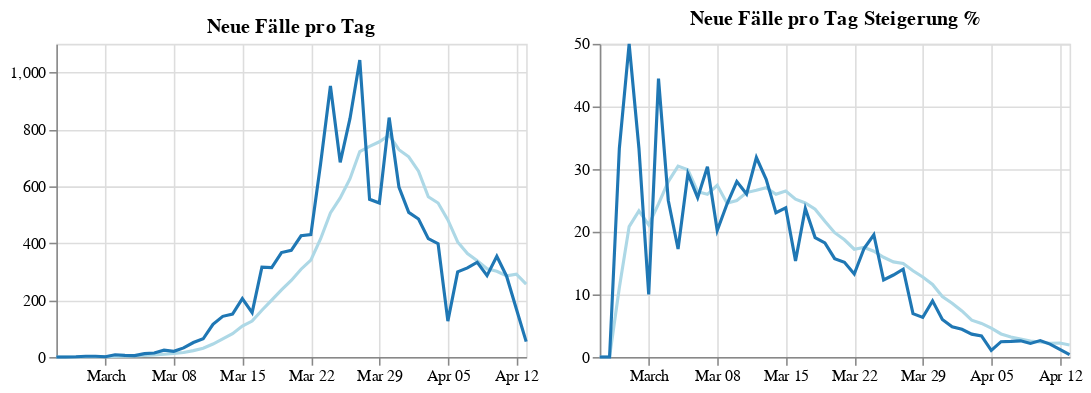

Write notebook code for a chart like this one.
### Code cell
day = alt.Chart(df, width=300, height=200
).mark_line(
    color='#1f77b4',
    size=2
).transform_timeunit(
    date='yearmonthdate(dataTime)'
).transform_aggregate(
    max_total_confirmed='max(total_confirmed)',
    groupby=['date']
).transform_window(
    rolling_max='max(max_total_confirmed)',
    rolling_min='min(max_total_confirmed)',
    frame=[-1, 0]
).transform_calculate(
    diff='datum.rolling_max - datum.rolling_min'
).encode(
    alt.X('date:T', title=''),
    alt.Y('diff:Q', title=''),
    tooltip=['date:T', 'diff:Q']
)

ma = alt.Chart(df, width=300, height=200
).mark_line(
    color='lightblue',
    size=2
).transform_timeunit(
    date='yearmonthdate(dataTime)'
).transform_aggregate(
    max_total_confirmed='max(total_confirmed)',
    groupby=['date']
).transform_window(
    rolling_max='max(max_total_confirmed)',
    rolling_min='min(max_total_confirmed)',
    frame=[-1, 0]
).transform_calculate(
    diff='datum.rolling_max - datum.rolling_min'
).transform_window(
    rolling_mean='mean(diff)',
    frame=[-6, 0]
).encode(
    alt.X('date:T', title=''),
    alt.Y('rolling_mean:Q', title=''),
    tooltip=['date:T', 'rolling_mean:Q']
)

new_cases_by_day = (ma + day).properties(title='Neue Fälle pro Tag')

day_percent = alt.Chart(df, width=300, height=200
).mark_line(
    color='#1f77b4',
    size=2
).transform_timeunit(
    date='yearmonthdate(dataTime)'
).transform_aggregate(
    max_total_confirmed='max(total_confirmed)',
    groupby=['date']
).transform_window(
    rolling_max='max(max_total_confirmed)',
    rolling_min='min(max_total_confirmed)',
    frame=[-1, 0]
).transform_calculate(
    diff='(datum.rolling_max - datum.rolling_min) / datum.rolling_max * 100'
).encode(
    alt.X('date:T', title=''),
    alt.Y('diff:Q', title=''),
    tooltip=['date:T', 'diff:Q']
)

ma_percent = alt.Chart(df, width=300, height=200
).mark_line(
    color='lightblue',
    size=2
).transform_timeunit(
    date='yearmonthdate(dataTime)'
).transform_aggregate(
    max_total_confirmed='max(total_confirmed)',
    groupby=['date']
).transform_window(
    rolling_max='max(max_total_confirmed)',
    rolling_min='min(max_total_confirmed)',
    frame=[-1, 0]
).transform_calculate(
    diff='(datum.rolling_max - datum.rolling_min) / datum.rolling_max * 100'
).transform_window(
    rolling_mean='mean(diff)',
    frame=[-6, 0]
).encode(
    alt.X('date:T', title=''),
    alt.Y('rolling_mean:Q', title=''),
    tooltip=['date:T', 'rolling_mean:Q']
)

new_cases_percent_by_day = (ma_percent + day_percent).properties(title='Neue Fälle pro Tag Steigerung %')

chart_2 = new_cases_by_day | new_cases_percent_by_day
chart_2

### Figure 1 — Vega-Lite specification as saved in the notebook (floating-point values rounded to 4 significant figures)
{"config": {"view": {"continuousWidth": 400, "continuousHeight": 300}}, "hconcat": [{"layer": [{"mark": {"type": "line", "color": "lightblue", "size": 2}, "encoding": {"tooltip": [{"type": "temporal", "field": "date"}, {"type": "quantitative", "field": "rolling_mean"}], "x": {"type": "temporal", "field": "date", "title": ""}, "y": {"type": "quantitative", "field": "rolling_mean", "title": ""}}, "height": 200, "transform": [{"field": "dataTime", "timeUnit": "yearmonthdate", "as": "date"}, {"aggregate": [{"op": "max", "field": "total_confirmed", "as": "max_total_confirmed"}], "groupby": ["date"]}, {"window": [{"op": "max", "field": "max_total_confirmed", "as": "rolling_max"}, {"op": "min", "field": "max_total_confirmed", "as": "rolling_min"}], "frame": [-1, 0]}, {"calculate": "datum.rolling_max - datum.rolling_min", "as": "diff"}, {"window": [{"op": "mean", "field": "diff", "as": "rolling_mean"}], "frame": [-6, 0]}], "width": 300}, {"mark": {"type": "line", "color": "#1f77b4", "size": 2}, "encoding": {"tooltip": [{"type": "temporal", "field": "date"}, {"type": "quantitative", "field": "diff"}], "x": {"type": "temporal", "field": "date", "title": ""}, "y": {"type": "quantitative", "field": "diff", "title": ""}}, "height": 200, "transform": [{"field": "dataTime", "timeUnit": "yearmonthdate", "as": "date"}, {"aggregate": [{"op": "max", "field": "total_confirmed", "as": "max_total_confirmed"}], "groupby": ["date"]}, {"window": [{"op": "max", "field": "max_total_confirmed", "as": "rolling_max"}, {"op": "min", "field": "max_total_confirmed", "as": "rolling_min"}], "frame": [-1, 0]}, {"calculate": "datum.rolling_max - datum.rolling_min", "as": "diff"}], "width": 300}], "title": "Neue Fälle pro Tag"}, {"layer": [{"mark": {"type": "line", "color": "lightblue", "size": 2}, "encoding": {"tooltip": [{"type": "temporal", "field": "date"}, {"type": "quantitative", "field": "rolling_mean"}], "x": {"type": "temporal", "field": "date", "title": ""}, "y": {"type": "quantitative", "field": "rolling_mean", "title": ""}}, "height": 200, "transform": [{"field": "dataTime", "timeUnit": "yearmonthdate", "as": "date"}, {"aggregate": [{"op": "max", "field": "total_confirmed", "as": "max_total_confirmed"}], "groupby": ["date"]}, {"window": [{"op": "max", "field": "max_total_confirmed", "as": "rolling_max"}, {"op": "min", "field": "max_total_confirmed", "as": "rolling_min"}], "frame": [-1, 0]}, {"calculate": "(datum.rolling_max - datum.rolling_min) / datum.rolling_max * 100", "as": "diff"}, {"window": [{"op": "mean", "field": "diff", "as": "rolling_mean"}], "frame": [-6, 0]}], "width": 300}, {"mark": {"type": "line", "color": "#1f77b4", "size": 2}, "encoding": {"tooltip": [{"type": "temporal", "field": "date"}, {"type": "quantitative", "field": "diff"}], "x": {"type": "temporal", "field": "date", "title": ""}, "y": {"type": "quantitative", "field": "diff", "title": ""}}, "height": 200, "transform": [{"field": "dataTime", "timeUnit": "yearmonthdate", "as": "date"}, {"aggregate": [{"op": "max", "field": "total_confirmed", "as": "max_total_confirmed"}], "groupby": ["date"]}, {"window": [{"op": "max", "field": "max_total_confirmed", "as": "rolling_max"}, {"op": "min", "field": "max_total_confirmed", "as": "rolling_min"}], "frame": [-1, 0]}, {"calculate": "(datum.rolling_max - datum.rolling_min) / datum.rolling_max * 100", "as": "diff"}], "width": 300}], "title": "Neue Fälle pro Tag Steigerung %"}], "data": {"name": "data-f7aecdc9384c650559ede4cabb6b9b12"}, "$schema": "https://vega.github.io/schema/vega-lite/v4.8.1.json", "datasets": {"data-f7aecdc9384c650559ede4cabb6b9b12": [{"dataTime": "2020-02-25T14:30:00", "total_confirmed": 2, "total_death": 0, "total_recovered": 0.0}, {"dataTime": "2020-02-26T10:00:00", "total_confirmed": 2, "total_death": 0, "total_recovered": 0.0}, {"dataTime": "2020-02-27T17:15:00", "total_confirmed": 3, "total_death": 0, "total_recovered": 0.0}, {"dataTime": "2020-02-28T16:30:00", "total_confirmed": 6, "total_death": 0, "total_recovered": 0.0}, {"dataTime": "2020-02-29T10:45:00", "total_confirmed": 9, "total_death": 0, "total_recovered": 0.0}, {"dataTime": "2020-03-01T12:00:00", "total_confirmed": 10, "total_death": 0, "total_recovered": 0.0}, {"dataTime": "2020-03-02T18:00:00", "total_confirmed": 18, "total_death": 0, "total_recovered": 0.0}, {"dataTime": "2020-03-03T11:30:00", "total_confirmed": 21, "total_death": 0, "total_recovered": 0.0}, {"dataTime": "2020-03-03T16:00:00", "total_confirmed": 24, "total_death": 0, "total_recovered": 0.0}, {"dataTime": "2020-03-04T18:00:00", "total_confirmed": 29, "total_death": 0, "total_recovered": 0.0}, {"dataTime": "2020-03-05T15:00:00", "total_confirmed": 41, "total_death": 0, "total_recovered": 0.0}, {"dataTime": "2020-03-06T15:00:00", "total_confirmed": 55, "total_death": 0, "total_recovered": 0.0}, {"dataTime": "2020-03-07T15:00:00", "total_confirmed": 79, "total_death": 0, "total_recovered": 0.0}, {"dataTime": "2020-03-08T11:45:00", "total_confirmed": 99, "total_death": 0, "total_recovered": 2.0}, {"dataTime": "2020-03-09T15:00:00", "total_confirmed": 131, "total_death": 0, "total_recovered": 2.0}, {"dataTime": "2020-03-10T08:00:00", "total_confirmed": 157, "total_death": 0, "total_recovered": 2.0}, {"dataTime": "2020-03-10T15:00:00", "total_confirmed": 182, "total_death": 0, "total_recovered": 4.0}, {"dataTime": "2020-03-11T08:00:00", "total_confirmed": 206, "total_death": 0, "total_recovered": 4.0}, {"dataTime": "2020-03-11T15:00:00", "total_confirmed": 246, "total_death": 0, "total_recovered": 4.0}, {"dataTime": "2020-03-12T12:30:00", "total_confirmed": 302, "total_death": 1, "total_recovered": 4.0}, {"dataTime": "2020-03-12T15:00:00", "total_confirmed": 361, "total_death": 1, "total_recovered": 4.0}, {"dataTime": "2020-03-13T08:00:00", "total_confirmed": 422, "total_death": 1, "total_recovered": 6.0}, {"dataTime": "2020-03-13T15:00:00", "total_confirmed": 504, "total_death": 1, "total_recovered": 6.0}, {"dataTime": "2020-03-14T08:00:00", "total_confirmed": 602, "total_death": 1, "total_recovered": 6.0}, {"dataTime": "2020-03-14T15:00:00", "total_confirmed": 655, "total_death": 1, "total_recovered": 6.0}, {"dataTime": "2020-03-15T08:00:00", "total_confirmed": 800, "total_death": 1, "total_recovered": 6.0}, {"dataTime": "2020-03-15T15:00:00", "total_confirmed": 860, "total_death": 1, "total_recovered": 6.0}, {"dataTime": "2020-03-16T08:00:00", "total_confirmed": 959, "total_death": 1, "total_recovered": 6.0}, {"dataTime": "2020-03-16T15:00:00", "total_confirmed": 1016, "total_death": 3, "total_recovered": 6.0}, {"dataTime": "2020-03-17T08:00:00", "total_confirmed": 1132, "total_death": 3, "total_recovered": 8.0}, {"dataTime": "2020-03-17T15:00:00", "total_confirmed": 1332, "total_death": 3, "total_recovered": 9.0}, {"dataTime": "2020-03-18T08:00:00", "total_confirmed": 1471, "total_death": 3, "total_recovered": 9.0}, {"dataTime": "2020-03-18T15:00:00", "total_confirmed": 1646, "total_death": 4, "total_recovered": 9.0}, {"dataTime": "2020-03-19T08:00:00", "total_confirmed": 1843, "total_death": 5, "total_recovered": 9.0}, {"dataTime": "2020-03-19T14:30:00", "total_confirmed": 2013, "total_death": 6, "total_recovered": 9.0}, {"dataTime": "2020-03-20T08:00:00", "total_confirmed": 2203, "total_death": 6, "total_recovered": 9.0}, {"dataTime": "2020-03-20T14:30:00", "total_confirmed": 2388, "total_death": 6, "total_recovered": 9.0}, {"dataTime": "2020-03-21T08:00:00", "total_confirmed": 2664, "total_death": 7, "total_recovered": 9.0}, {"dataTime": "2020-03-21T15:00:00", "total_confirmed": 2814, "total_death": 8, "total_recovered": 9.0}, {"dataTime": "2020-03-22T08:00:00", "total_confirmed": 3026, "total_death": 9, "total_recovered": 9.0}, {"dataTime": "2020-03-22T15:00:00", "total_confirmed": 3244, "total_death": 16, "total_recovered": 9.0}, {"dataTime": "2020-03-23T08:00:00", "total_confirmed": 3611, "total_death": 16, "total_recovered": 9.0}, {"dataTime": "2020-03-23T15:00:00", "total_confirmed": 3924, "total_death": 21, "total_recovered": 9.0}, {"dataTime": "2020-03-24T08:00:00", "total_confirmed": 4486, "total_death": 25, "total_recovered": 9.0}, {"dataTime": "2020-03-24T15:00:00", "total_confirmed": 4876, "total_death": 28, "total_recovered": 9.0}, {"dataTime": "2020-03-25T08:00:00", "total_confirmed": 5282, "total_death": 30, "total_recovered": null}, {"dataTime": "2020-03-25T15:00:00", "total_confirmed": 5560, "total_death": 31, "total_recovered": null}, {"dataTime": "2020-03-26T08:00:00", "total_confirmed": 5888, "total_death": 34, "total_recovered": null}, {"dataTime": "2020-03-26T08:00:00", "total_confirmed": 5888, "total_death": 34, "total_recovered": null}, {"dataTime": "2020-03-26T15:00:00", "total_confirmed": 6398, "total_death": 49, "total_recovered": null}, {"dataTime": "2020-03-27T08:00:00", "total_confirmed": 7029, "total_death": 52, "total_recovered": null}, {"dataTime": "2020-03-27T08:00:00", "total_confirmed": 7029, "total_death": 52, "total_recovered": null}, {"dataTime": "2020-03-27T15:00:00", "total_confirmed": 7399, "total_death": 52, "total_recovered": null}, {"dataTime": "2020-03-28T08:00:00", "total_confirmed": 7697, "total_death": 68, "total_recovered": null}, {"dataTime": "2020-03-28T08:00:00", "total_confirmed": 7995, "total_death": 68, "total_recovered": null}, {"dataTime": "2020-03-28T08:00:00", "total_confirmed": 7697, "total_death": 68, "total_recovered": null}, {"dataTime": "2020-03-28T15:00:00", "total_confirmed": 7995, "total_death": 68, "total_recovered": null}, {"dataTime": "2020-03-27T15:00:00", "total_confirmed": 7441, "total_death": 58, "total_recovered": null}, {"dataTime": "2020-03-29T08:00:00", "total_confirmed": 8291, "total_death": 68, "total_recovered": null}, {"dataTime": "2020-03-29T08:00:00", "total_confirmed": 8291, "total_death": 86, "total_recovered": 479.0}, {"dataTime": "2020-03-29T15:00:00", "total_confirmed": 8536, "total_death": 86, "total_recovered": 479.0}, {"dataTime": "2020-03-30T08:00:00", "total_confirmed": 8813, "total_death": 86, "total_recovered": 479.0}, {"dataTime": "2020-03-30T08:00:00", "total_confirmed": 8813, "total_death": 108, "total_recovered": 636.0}, {"dataTime": "2020-03-30T15:00:00", "total_confirmed": 9377, "total_death": 108, "total_recovered": 636.0}, {"dataTime": "2020-03-31T08:00:00", "total_confirmed": 9634, "total_death": 128, "total_recovered": 1095.0}, {"dataTime": "2020-03-31T15:00:00", "total_confirmed": 9974, "total_death": 128, "total_recovered": 1095.0}, {"dataTime": "2020-04-01T08:00:00", "total_confirmed": 10192, "total_death": 128, "total_recovered": 1095.0}, {"dataTime": "2020-04-01T08:00:00", "total_confirmed": 10192, "total_death": 128, "total_recovered": 1095.0}, {"dataTime": "2020-04-01T15:00:00", "total_confirmed": 10482, "total_death": 146, "total_recovered": 1436.0}, {"dataTime": "2020-04-02T08:00:00", "total_confirmed": 10769, "total_death": 158, "total_recovered": 1749.0}, {"dataTime": "2020-04-02T15:00:00", "total_confirmed": 10967, "total_death": 158, "total_recovered": 1749.0}, {"dataTime": "2020-04-03T08:00:00", "total_confirmed": 11171, "total_death": 158, "total_recovered": 1749.0}, {"dataTime": "2020-04-03T08:00:00", "total_confirmed": 11171, "total_death": 158, "total_recovered": 2022.0}, {"dataTime": "2020-04-03T15:00:00", "total_confirmed": 11383, "total_death": 168, "total_recovered": 2022.0}, {"dataTime": "2020-04-04T09:30:00", "total_confirmed": 11781, "total_death": 168, "total_recovered": 2507.0}, {"dataTime": "2020-04-04T15:00:00", "total_confirmed": 11665, "total_death": 186, "total_recovered": 2507.0}, {"dataTime": "2020-04-05T08:00:00", "total_confirmed": 11767, "total_death": 186, "total_recovered": 2507.0}, {"dataTime": "2020-04-05T15:00:00", "total_confirmed": 11907, "total_death": 204, "total_recovered": 2998.0}, {"dataTime": "2020-04-06T08:00:00", "total_confirmed": 12008, "total_death": 204, "total_recovered": 2998.0}, {"dataTime": "2020-04-06T08:00:00", "total_confirmed": 12008, "total_death": 220, "total_recovered": 3463.0}, {"dataTime": "2020-04-06T15:00:00", "total_confirmed": 12206, "total_death": 220, "total_recovered": 3463.0}, {"dataTime": "2020-04-07T08:00:00", "total_confirmed": 12332, "total_death": 220, "total_recovered": 3463.0}, {"dataTime": "2020-04-07T15:00:00", "total_confirmed": 12519, "total_death": 243, "total_recovered": 4046.0}, {"dataTime": "2020-04-08T08:00:00", "total_confirmed": 12675, "total_death": 273, "total_recovered": 4512.0}, {"dataTime": "2020-04-08T08:00:00", "total_confirmed": 12675, "total_death": 273, "total_recovered": 4512.0}, {"dataTime": "2020-04-08T15:00:00", "total_confirmed": 12852, "total_death": 273, "total_recovered": 4512.0}, {"dataTime": "2020-04-09T08:00:00", "total_confirmed": 12969, "total_death": 273, "total_recovered": 4512.0}, {"dataTime": "2020-04-09T08:00:00", "total_confirmed": 12969, "total_death": 295, "total_recovered": 5240.0}, {"dataTime": "2020-04-09T15:00:00", "total_confirmed": 13138, "total_death": 295, "total_recovered": 5240.0}, {"dataTime": "2020-04-10T08:00:00", "total_confirmed": 13271, "total_death": 295, "total_recovered": 5240.0}, {"dataTime": "2020-04-10T08:00:00", "total_confirmed": 13271, "total_death": 319, "total_recovered": 6064.0}, {"dataTime": "2020-04-10T15:00:00", "total_confirmed": 13492, "total_death": 319, "total_recovered": 6064.0}, {"dataTime": "2020-04-11T08:00:00", "total_confirmed": 13561, "total_death": 337, "total_recovered": 6604.0}, {"dataTime": "2020-04-11T15:00:00", "total_confirmed": 13776, "total_death": 337, "total_recovered": 6604.0}, {"dataTime": "2020-04-12T09:30:00", "total_confirmed": 13945, "total_death": 350, "total_recovered": 6987.0}, {"dataTime": "2020-04-12T09:30:00", "total_confirmed": 13945, "total_death": 350, "total_recovered": 6987.0}, {"dataTime": "2020-04-12T15:00:00", "total_confirmed": 13894, "total_death": 350, "total_recovered": 6987.0}, {"dataTime": "2020-04-13T08:00:00", "total_confirmed": 13942, "total_death": 368, "total_recovered": 7343.0}, {"dataTime": "2020-04-13T15:00:00", "total_confirmed": 13999, "total_death": 368, "total_recovered": 7343.0}]}}
